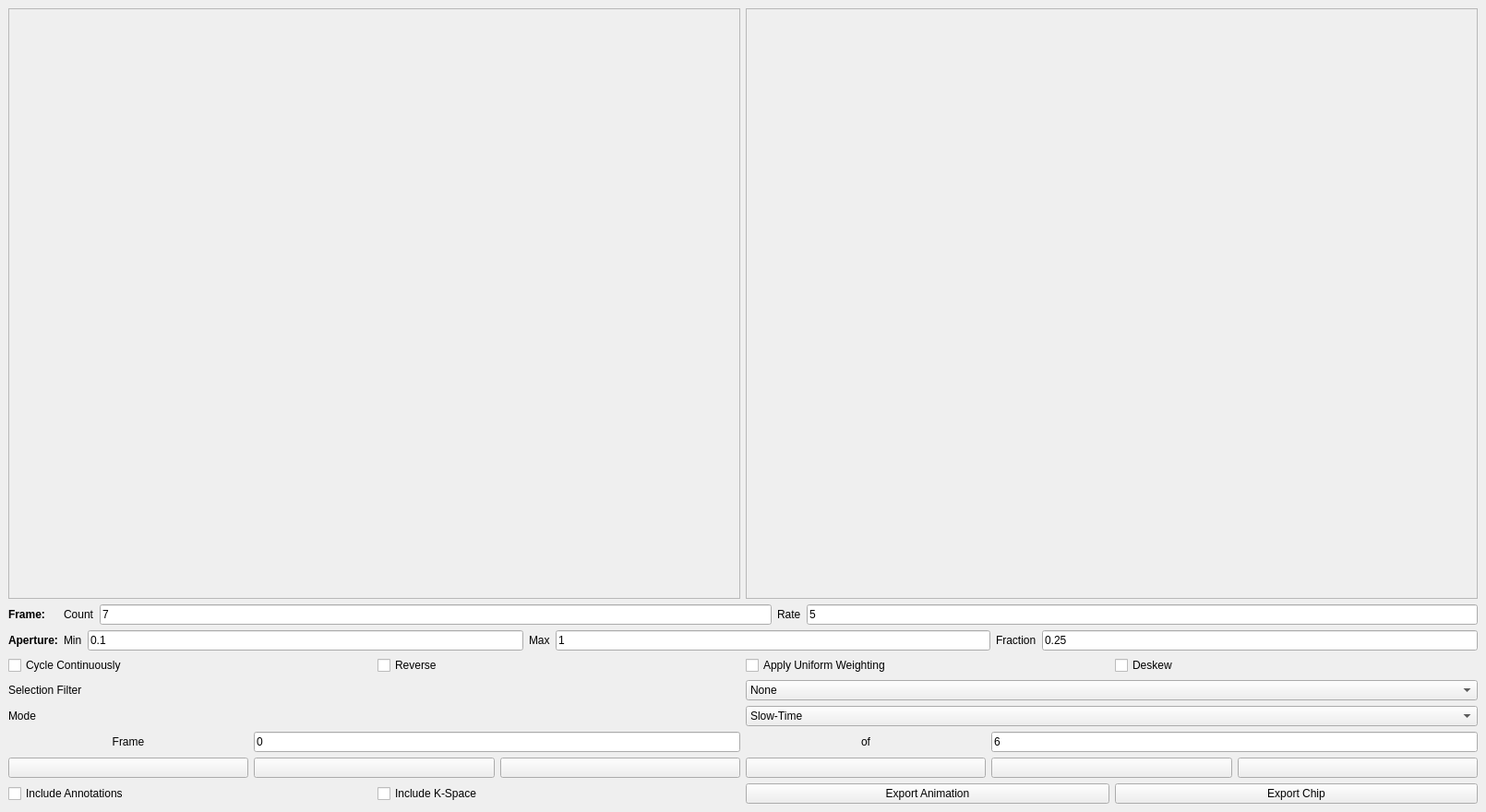
<?xml version="1.0" encoding="UTF-8"?>
<ui version="4.0">
 <class>ApertureTool</class>
 <widget class="QDockWidget" name="ApertureTool">
  <property name="geometry">
   <rect>
    <x>0</x>
    <y>0</y>
    <width>1610</width>
    <height>880</height>
   </rect>
  </property>
  <property name="windowTitle">
   <string>Aperture Tool</string>
  </property>
  <widget class="QWidget" name="dockWidgetContents">
   <layout class="QVBoxLayout" name="verticalLayout_2" stretch="70,25">
    <item>
     <layout class="QHBoxLayout" name="dock_widget_contents" stretch="50,50">
      <property name="sizeConstraint">
       <enum>QLayout::SetDefaultConstraint</enum>
      </property>
      <item>
       <layout class="QVBoxLayout" name="layout_fft">
        <item>
         <widget class="QFrame" name="fft_view">
          <property name="frameShape">
           <enum>QFrame::StyledPanel</enum>
          </property>
          <property name="frameShadow">
           <enum>QFrame::Raised</enum>
          </property>
         </widget>
        </item>
       </layout>
      </item>
      <item>
       <layout class="QVBoxLayout" name="layout_animation">
        <item>
         <widget class="QFrame" name="animation_view">
          <property name="frameShape">
           <enum>QFrame::StyledPanel</enum>
          </property>
          <property name="frameShadow">
           <enum>QFrame::Raised</enum>
          </property>
         </widget>
        </item>
       </layout>
      </item>
     </layout>
    </item>
    <item>
     <layout class="QHBoxLayout" name="horizontalLayout_2" stretch="50,50">
      <item>
       <layout class="QVBoxLayout" name="verticalLayout_3" stretch="20,10,25,35,10">
        <item>
         <layout class="QGridLayout" name="gridLayout">
          <item row="0" column="1">
           <layout class="QHBoxLayout" name="frame_layout">
            <item>
             <widget class="QLabel" name="frame_count_label">
              <property name="text">
               <string>Count</string>
              </property>
             </widget>
            </item>
            <item>
             <widget class="QLineEdit" name="frame_count">
              <property name="text">
               <string>7</string>
              </property>
             </widget>
            </item>
            <item>
             <widget class="QLabel" name="frame_rate_label">
              <property name="text">
               <string>Rate</string>
              </property>
             </widget>
            </item>
            <item>
             <widget class="QLineEdit" name="frame_rate">
              <property name="text">
               <string>5</string>
              </property>
             </widget>
            </item>
           </layout>
          </item>
          <item row="1" column="0">
           <widget class="QLabel" name="label">
            <property name="font">
             <font>
              <weight>75</weight>
              <bold>true</bold>
             </font>
            </property>
            <property name="text">
             <string>Aperture:</string>
            </property>
            <property name="textFormat">
             <enum>Qt::AutoText</enum>
            </property>
           </widget>
          </item>
          <item row="0" column="0">
           <widget class="QLabel" name="frame_label">
            <property name="font">
             <font>
              <weight>75</weight>
              <bold>true</bold>
             </font>
            </property>
            <property name="text">
             <string>Frame:</string>
            </property>
            <property name="alignment">
             <set>Qt::AlignLeading|Qt::AlignLeft|Qt::AlignVCenter</set>
            </property>
           </widget>
          </item>
          <item row="1" column="1">
           <layout class="QHBoxLayout" name="aperture_layout">
            <item>
             <widget class="QLabel" name="aperture_min_label">
              <property name="text">
               <string>Min</string>
              </property>
             </widget>
            </item>
            <item>
             <widget class="QLineEdit" name="aperture_min">
              <property name="text">
               <string>0.1</string>
              </property>
             </widget>
            </item>
            <item>
             <widget class="QLabel" name="aperture_max_label">
              <property name="text">
               <string>Max</string>
              </property>
             </widget>
            </item>
            <item>
             <widget class="QLineEdit" name="aperture_max">
              <property name="text">
               <string>1</string>
              </property>
             </widget>
            </item>
            <item>
             <widget class="QLabel" name="aperture_fraction_label">
              <property name="text">
               <string>Fraction</string>
              </property>
              <property name="alignment">
               <set>Qt::AlignLeading|Qt::AlignLeft|Qt::AlignVCenter</set>
              </property>
             </widget>
            </item>
            <item>
             <widget class="QLineEdit" name="aperture_fraction">
              <property name="text">
               <string>0.25</string>
              </property>
             </widget>
            </item>
           </layout>
          </item>
         </layout>
        </item>
        <item>
         <layout class="QHBoxLayout" name="horizontalLayout_3">
          <item>
           <widget class="QCheckBox" name="cycle_continuously_toggle">
            <property name="enabled">
             <bool>true</bool>
            </property>
            <property name="text">
             <string>Cycle Continuously</string>
            </property>
           </widget>
          </item>
          <item>
           <widget class="QCheckBox" name="reverse_toggle">
            <property name="enabled">
             <bool>true</bool>
            </property>
            <property name="text">
             <string>Reverse</string>
            </property>
           </widget>
          </item>
          <item>
           <widget class="QCheckBox" name="weighting_toggle">
            <property name="enabled">
             <bool>true</bool>
            </property>
            <property name="text">
             <string>Apply Uniform Weighting</string>
            </property>
           </widget>
          </item>
          <item>
           <widget class="QCheckBox" name="deskew_toggle">
            <property name="enabled">
             <bool>true</bool>
            </property>
            <property name="text">
             <string>Deskew</string>
            </property>
           </widget>
          </item>
         </layout>
        </item>
        <item>
         <layout class="QGridLayout" name="gridLayout_4">
          <item row="0" column="0">
           <widget class="QLabel" name="selectionFilterLabel">
            <property name="text">
             <string>Selection Filter</string>
            </property>
           </widget>
          </item>
          <item row="1" column="0">
           <widget class="QLabel" name="directionLabel">
            <property name="text">
             <string>Mode</string>
            </property>
           </widget>
          </item>
          <item row="0" column="1">
           <widget class="QComboBox" name="window_filter_combo_box">
            <item>
             <property name="text">
              <string>None</string>
             </property>
            </item>
            <item>
             <property name="text">
              <string>Gaussian</string>
             </property>
            </item>
            <item>
             <property name="text">
              <string>1/x^4</string>
             </property>
            </item>
            <item>
             <property name="text">
              <string>Hamming</string>
             </property>
            </item>
            <item>
             <property name="text">
              <string>Cosine on Pedestal</string>
             </property>
            </item>
           </widget>
          </item>
          <item row="1" column="1">
           <widget class="QComboBox" name="direction_combo_box">
            <item>
             <property name="text">
              <string>Slow-Time</string>
             </property>
            </item>
            <item>
             <property name="text">
              <string>Fast-Time</string>
             </property>
            </item>
            <item>
             <property name="text">
              <string>Aperture-Percent</string>
             </property>
            </item>
            <item>
             <property name="text">
              <string>Full-Range-Bandwidth</string>
             </property>
            </item>
            <item>
             <property name="text">
              <string>Full-Azimuth-Bandwidth</string>
             </property>
            </item>
           </widget>
          </item>
         </layout>
        </item>
        <item>
         <layout class="QGridLayout" name="playbackGridLayout">
          <item row="2" column="2">
           <widget class="QPushButton" name="play_button">
            <property name="text">
             <string/>
            </property>
            <property name="icon">
             <iconset theme="media-playback-start">
              <normaloff>.</normaloff>.</iconset>
            </property>
           </widget>
          </item>
          <item row="2" column="3">
           <widget class="QPushButton" name="pause_button">
            <property name="text">
             <string/>
            </property>
            <property name="icon">
             <iconset theme="media-playback-pause">
              <normaloff>.</normaloff>.</iconset>
            </property>
           </widget>
          </item>
          <item row="2" column="6">
           <widget class="QPushButton" name="step_end_frame_button">
            <property name="text">
             <string/>
            </property>
            <property name="icon">
             <iconset theme="media-skip-forward">
              <normaloff>.</normaloff>.</iconset>
            </property>
           </widget>
          </item>
          <item row="1" column="5" colspan="2">
           <widget class="QLineEdit" name="total_frames">
            <property name="text">
             <string>6</string>
            </property>
            <property name="readOnly">
             <bool>true</bool>
            </property>
           </widget>
          </item>
          <item row="2" column="5">
           <widget class="QPushButton" name="step_forward_frame_button">
            <property name="text">
             <string/>
            </property>
            <property name="icon">
             <iconset theme="media-seek-forward">
              <normaloff>.</normaloff>.</iconset>
            </property>
           </widget>
          </item>
          <item row="2" column="1">
           <widget class="QPushButton" name="step_back_frame_button">
            <property name="text">
             <string/>
            </property>
            <property name="icon">
             <iconset theme="media-seek-backward">
              <normaloff>.</normaloff>.</iconset>
            </property>
           </widget>
          </item>
          <item row="1" column="3">
           <widget class="QLabel" name="ofLabel">
            <property name="text">
             <string>of</string>
            </property>
            <property name="alignment">
             <set>Qt::AlignCenter</set>
            </property>
           </widget>
          </item>
          <item row="1" column="1" colspan="2">
           <widget class="QLineEdit" name="current_frame">
            <property name="text">
             <string>0</string>
            </property>
            <property name="readOnly">
             <bool>true</bool>
            </property>
           </widget>
          </item>
          <item row="2" column="0">
           <widget class="QPushButton" name="step_start_frame_button">
            <property name="text">
             <string/>
            </property>
            <property name="icon">
             <iconset theme="media-skip-backward">
              <normaloff>.</normaloff>.</iconset>
            </property>
           </widget>
          </item>
          <item row="1" column="0">
           <widget class="QLabel" name="frameLabel">
            <property name="text">
             <string>Frame</string>
            </property>
            <property name="alignment">
             <set>Qt::AlignCenter</set>
            </property>
           </widget>
          </item>
         </layout>
        </item>
        <item>
         <layout class="QHBoxLayout" name="export_animation_layout">
          <item>
           <widget class="QCheckBox" name="include_annotations_toggle">
            <property name="text">
             <string>Include Annotations</string>
            </property>
           </widget>
          </item>
          <item>
           <widget class="QCheckBox" name="include_kspace_toggle">
            <property name="text">
             <string>Include K-Space</string>
            </property>
           </widget>
          </item>
          <item>
           <widget class="QPushButton" name="animation_export_button">
            <property name="text">
             <string>Export Animation</string>
            </property>
           </widget>
          </item>
          <item>
           <widget class="QPushButton" name="export_chip_button">
            <property name="text">
             <string>Export Chip</string>
            </property>
           </widget>
          </item>
         </layout>
        </item>
       </layout>
      </item>
      <item>
       <layout class="QHBoxLayout" name="meta_icon_layout"/>
      </item>
     </layout>
    </item>
   </layout>
  </widget>
 </widget>
 <resources/>
 <connections/>
 <designerdata>
  <property name="gridDeltaX">
   <number>20</number>
  </property>
  <property name="gridDeltaY">
   <number>20</number>
  </property>
  <property name="gridSnapX">
   <bool>true</bool>
  </property>
  <property name="gridSnapY">
   <bool>true</bool>
  </property>
  <property name="gridVisible">
   <bool>true</bool>
  </property>
 </designerdata>
</ui>
